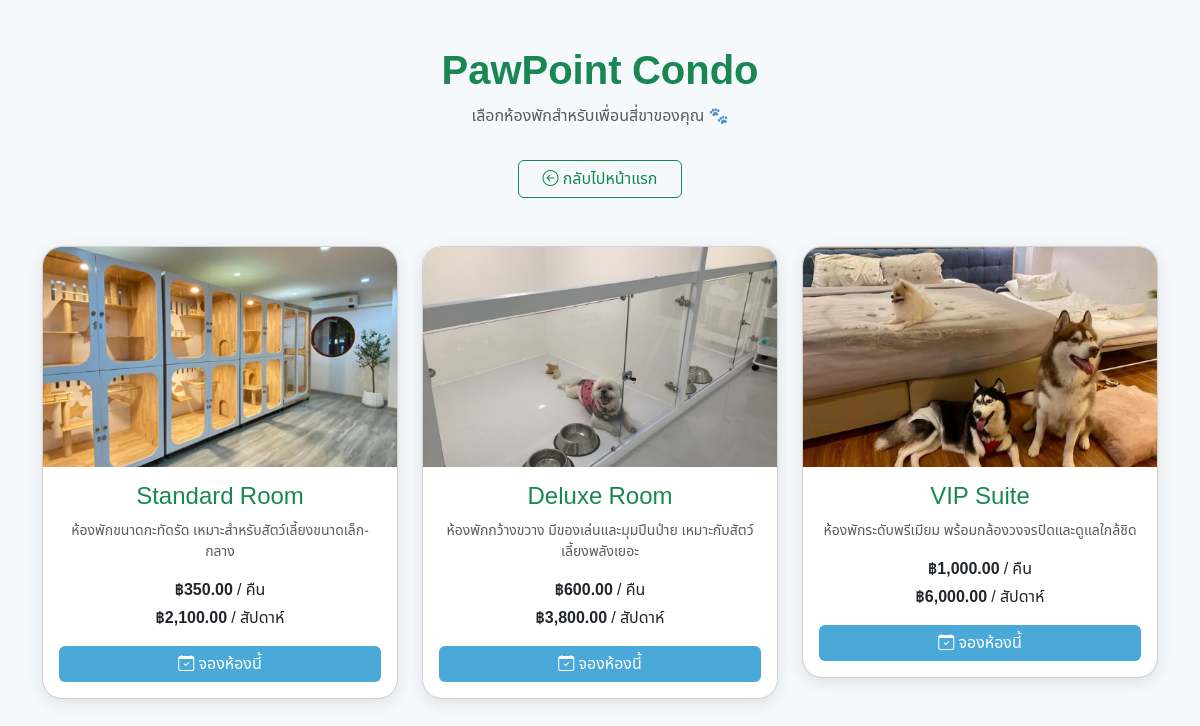
/all_pawpoint/condo.php, run on the app's committed database.
### tables this page shows
CREATE TABLE `room_type` (
  `id` int(11) NOT NULL,
  `name` varchar(100) NOT NULL,
  `description` text DEFAULT NULL,
  `price_night` decimal(10,2) NOT NULL DEFAULT 0.00,
  `price_week` decimal(10,2) DEFAULT NULL
);

### all_pawpoint/condo.php (the view, shortened to what this page needs)
<?php
include '../myadmin/config/db.php';
$stmt = $conn->query("SELECT * FROM room_type ORDER BY id ASC");
$rooms = $stmt->fetchAll(PDO::FETCH_ASSOC);
$isLoggedIn = isset($_SESSION['user_id']);
?>
<!doctype html>
<html lang="th">
<head>
  <link href="https://cdn.jsdelivr.net/npm/bootstrap@5.3.3/dist/css/bootstrap.min.css" rel="stylesheet">
  <link href="https://cdn.jsdelivr.net/npm/bootstrap-icons@1.11.3/font/bootstrap-icons.css" rel="stylesheet">
</head>
<body>
    <div class="container py-5">
      <div class="text-center mb-5">
    <h1 class="fw-bold text-success">PawPoint Condo</h1>
    <p class="text-muted">เลือกห้องพักสำหรับเพื่อนสี่ขาของคุณ 🐾</p>
    <a href="index.php#section_4" class="btn btn-outline-success mt-3 px-4">
      <i class="bi bi-arrow-left-circle"></i> กลับไปหน้าแรก
    </a>
  </div>
    <div class="row g-4">
      <?php foreach ($rooms as $room): ?>
        <div class="col-md-4">
          <div class="card room-card">
            <img src="images/causes/<?php echo strtolower(str_replace(' ', '-', $room['name'])); ?>.jpg"
              onerror="this.src='images/causes/default-room.jpg'" class="room-img" alt="<?php echo $room['name']; ?>">
            <div class="card-body text-center">
              <h4 class="card-title text-success"><?php echo htmlspecialchars($room['name']); ?></h4>
              <p class="text-muted small"><?php echo htmlspecialchars($room['description']); ?></p>
              <p class="mb-1"><strong>฿<?php echo number_format($room['price_night'], 2); ?></strong> / คืน</p>
              <p><strong>฿<?php echo number_format($room['price_week'], 2); ?></strong> / สัปดาห์</p>
              <button class="btn btn-book w-100"
                <?php if ($isLoggedIn): ?>
                  data-bs-toggle="modal" data-bs-target="#bookModal<?php echo $room['id']; ?>"
                <?php else: ?>
                  onclick="showLoginAlert()"
                <?php endif; ?>>
                <i class="bi bi-calendar-check"></i> จองห้องนี้
              </button>
            </div>
          </div>
        </div>
      <?php endforeach; ?>
    </div>
  </div>
</body>
</html>

### all_pawpoint/condo.php (style rules this page uses)
body { background-color: #f5f9fc; font-family: "Noto Sans Thai", sans-serif; }
.room-card { border-radius: 20px; overflow: hidden; box-shadow: 0 4px 15px rgba(0, 0, 0, 0.1); transition: all 0.3s ease; }
.room-img { width: 100%; height: 220px; object-fit: cover; }
.btn-book { background-color: #4aa9d9; color: #fff; border: none; transition: 0.2s; }

### data on the page
room_type: shows a picture, name "Standard Room", description "ห้องพักขนาดกะทัดรัด เหมาะสำหรับสัตว์เลี้ยงขนาดเล็ก-กลาง", price_night "350.00", price_week "2,100.00"
room_type: shows a picture, name "Deluxe Room", description "ห้องพักกว้างขวาง มีของเล่นและมุมปีนป่าย เหมาะกับสัตว์เลี้ยงพลังเยอะ", price_night "600.00", price_week "3,800.00"
room_type: shows a picture, name "VIP Suite", description "ห้องพักระดับพรีเมียม พร้อมกล้องวงจรปิดและดูแลใกล้ชิด", price_night "1,000.00", price_week "6,000.00"
